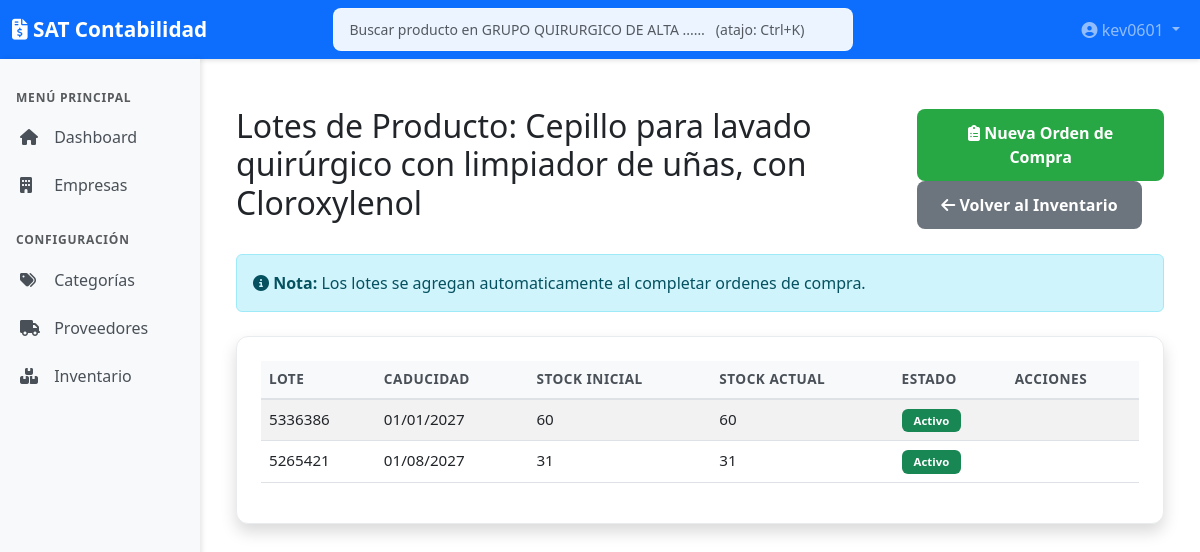
The app's page /companies/2/inventory/99/batches (signed in) with its own data.
### models.py (models this page shows, shortened)
class Company(db.Model):
    id = db.Column(db.Integer, primary_key=True)
    rfc = db.Column(db.String(13), unique=True, nullable=False)
    name = db.Column(db.String(128), nullable=False)
    postal_code = db.Column(db.String(5), nullable=True) # Código Postal (Lugar Expedición)
    logo_path = db.Column(db.String(512), nullable=True)  # Path to company logo
    fiel_cer_path = db.Column(db.String(256), nullable=True)
    fiel_key_path = db.Column(db.String(256), nullable=True)
    fiel_password_enc = db.Column(db.String(256), nullable=True) # Encrypted password
    created_at = db.Column(db.DateTime, default=datetime.utcnow)

class User(UserMixin, db.Model):
    __tablename__ = 'user'
    id = db.Column(db.Integer, primary_key=True)
    username = db.Column(db.String(64), unique=True, nullable=False, index=True)
    email = db.Column(db.String(120), unique=True, nullable=True, index=True)
    password_hash = db.Column(db.String(256))  # Larger for modern hash algorithms
    created_at = db.Column(db.DateTime, default=datetime.utcnow)
    last_login = db.Column(db.DateTime, nullable=True)
    is_active = db.Column(db.Boolean, default=True)
    is_admin = db.Column(db.Boolean, default=False)  # Admin can manage users and access all
    company_access = db.relationship('UserCompanyAccess', back_populates='user', cascade='all, delete-orphan')
    def has_any_perm(self, *perm_names):
        if self.is_admin:
            return True
        for access in self.company_access:
            for name in perm_names:
                if getattr(access, f'perm_{name}', False):
                    return True
        return False

class Product(db.Model):
    __tablename__ = 'product'
    id = db.Column(db.Integer, primary_key=True)
    company_id = db.Column(db.Integer, db.ForeignKey('company.id'), nullable=False)
    sku = db.Column(db.String(50), nullable=True)  # Código interno/barras
    name = db.Column(db.String(200), nullable=False)
    description = db.Column(db.Text)
    cost_price = db.Column(db.Float, default=0.0)  # Costo real (para valuación inventario)
    selling_price = db.Column(db.Float, default=0.0)  # Precio venta manual (override)
    profit_margin = db.Column(db.Float, default=0.0)  # Porcentaje de ganancia individual
    current_stock = db.Column(db.Integer, default=0)
    min_stock_level = db.Column(db.Integer, default=0)
    laboratory_id = db.Column(db.Integer, db.ForeignKey('laboratory.id'), nullable=True)
    preferred_supplier_id = db.Column(db.Integer, db.ForeignKey('supplier.id'), nullable=True)
    category_id = db.Column(db.Integer, db.ForeignKey('product_category.id'), nullable=True)
    packaging_type = db.Column(db.String(50), nullable=True)  # Caja, Paquete, Kit, Blister, etc.
    units_per_package = db.Column(db.Integer, default=1)  # Piezas por empaque
    sell_by = db.Column(db.String(10), default='UNIDAD')  # UNIDAD o PAQUETE
    active = db.Column(db.Boolean, default=True)
    created_at = db.Column(db.DateTime, default=datetime.utcnow)
    sanitary_registration = db.Column(db.String(100), nullable=True)  # Registro Sanitario
    is_controlled = db.Column(db.Boolean, default=False)  # Si es medicamento controlado (Fracción I, II, III)
    active_ingredient = db.Column(db.String(200), nullable=True)  # Principio activo
    presentation = db.Column(db.String(100), nullable=True)  # Presentación (e.g., Tabletas, Jarabe)
    therapeutic_group = db.Column(db.String(100), nullable=True)  # Grupo Terapéutico
    unit_measure = db.Column(db.String(20), default='PZA')  # PZA, CAJA, etc.
    company = db.relationship('Company', backref=db.backref('products', lazy=True))
    laboratory = db.relationship('Laboratory', backref=db.backref('products', lazy=True))
    preferred_supplier = db.relationship('Supplier', backref=db.backref('preferred_products', lazy=True))
    category = db.relationship('ProductCategory', backref=db.backref('products', lazy=True))

class ProductBatch(db.Model):
    __tablename__ = 'product_batch'
    id = db.Column(db.Integer, primary_key=True)
    product_id = db.Column(db.Integer, db.ForeignKey('product.id'), nullable=False)
    batch_number = db.Column(db.String(100), nullable=False) # Número de Lote
    expiration_date = db.Column(db.Date, nullable=False) # Fecha de Caducidad
    initial_stock = db.Column(db.Integer, default=0)
    current_stock = db.Column(db.Integer, default=0)
    sanitary_registration = db.Column(db.String(100), nullable=True) # Registro Sanitario del lote
    acquisition_date = db.Column(db.Date, default=datetime.utcnow)
    is_active = db.Column(db.Boolean, default=True) # Se desactiva si stock es 0 o caducado
    product = db.relationship('Product', backref=db.backref('batches', lazy=True, order_by='ProductBatch.expiration_date.asc()'))

### app.py (the view)
    @app.route('/companies/<int:company_id>/inventory/<int:product_id>/batches')
    @login_required
    def product_batches(company_id, product_id):
        company = Company.query.get_or_404(company_id)
        product = Product.query.get_or_404(product_id)
        if product.company_id != company_id:
            return redirect(url_for('inventory_list', company_id=company_id))
        today = now_mexico().date()
        batches = ProductBatch.query.filter_by(product_id=product_id).order_by(ProductBatch.expiration_date).all()
        return render_template('inventory/batches.html',
                             company=company,
                             product=product,
                             batches=batches,
                             today=today)

### utils/timezone_helper.py (called while the page is built)
def now_mexico():
    return datetime.now(MEXICO_TIMEZONE)

### templates/inventory/batches.html (shortened to what this page needs)
{% extends "base.html" %}
{% block content %}
<div class="container mt-4">
    <div class="d-flex justify-content-between align-items-center mb-4">
        <h2>Lotes de Producto: {{ product.name }}</h2>
        <div>
            <a href="{{ url_for('inventory_list', company_id=company.id, tab='orders') }}" class="btn btn-success">
                <i class="fas fa-clipboard-list"></i> Nueva Orden de Compra
            </a>
            <a href="{{ url_for('inventory_list', company_id=company.id) }}" class="btn btn-secondary">
                <i class="fas fa-arrow-left"></i> Volver al Inventario
            </a>
        </div>
    </div>
    <div class="alert alert-info mb-4">
        <i class="fas fa-info-circle"></i>
        <strong>Nota:</strong> Los lotes se agregan automaticamente al completar ordenes de compra.
    </div>
    <div class="card shadow">
        <div class="card-body">
            {% if batches %}
            <div class="table-responsive">
                <table class="table table-striped table-hover">
                    <thead>
                        <tr>
                            <th>Lote</th>
                            <th>Caducidad</th>
                            <th>Stock Inicial</th>
                            <th>Stock Actual</th>
                            <th>Estado</th>
                            <th>Acciones</th>
                        </tr>
                    </thead>
                    <tbody>
                        {% for batch in batches %}
                        <tr>
                            <td>{{ batch.batch_number }}</td>
                            <td>
                                {{ batch.expiration_date.strftime('%d/%m/%Y') }}
                            </td>
                            <td>{{ batch.initial_stock }}</td>
                            <td>{{ batch.current_stock }}</td>
                            <td>
                                {% if batch.is_active and batch.current_stock > 0 %}
                                <span class="badge bg-success">Activo</span>
                                {% else %}
                                <span class="badge bg-secondary">Inactivo</span>
                                {% endif %}
                            </td>
                            <td>
                                <button class="btn btn-sm btn-outline-primary" title="Ver Movimientos">
                                </button>
                            </td>
                        </tr>
                        {% endfor %}
                    </tbody>
                </table>
            </div>
            {% else %}
            <div class="alert alert-info">
                No hay lotes registrados para este producto.
            </div>
            {% endif %}
        </div>
    </div>
</div>
{% endblock %}

### templates/base.html (shortened to what this page needs)
<!DOCTYPE html>
<html lang="es">
<head>
    <link href="https://cdn.jsdelivr.net/npm/bootstrap@5.3.0/dist/css/bootstrap.min.css" rel="stylesheet">
    <link rel="stylesheet" href="https://cdnjs.cloudflare.com/ajax/libs/font-awesome/6.4.0/css/all.min.css">
    <link href="https://cdn.jsdelivr.net/npm/tom-select@2.3.1/dist/css/tom-select.bootstrap5.min.css" rel="stylesheet">
    <link rel="stylesheet" href="{{ url_for('static', filename='css/main.css') }}">
</head>
<body>
    <nav class="navbar navbar-expand-lg navbar-dark bg-primary">
        <div class="container-fluid">
            <a class="navbar-brand" href="/">
                <i class="fas fa-file-invoice-dollar"></i> SAT Contabilidad
            </a>
            <div class="collapse navbar-collapse" id="navbarNav">
                {% set _navbar_company = company or selected_company %}
                {% if _navbar_company and current_user.is_authenticated %}
                <div class="navbar-search-wrap mx-auto position-relative" style="min-width:280px; max-width:520px; flex:1;">
                    <input type="search" id="globalProductSearch"
                           class="form-control form-control-sm"
                           placeholder="Buscar producto en {{ _navbar_company.name|truncate(28, true) }}…   (atajo: Ctrl+K)"
                           autocomplete="off"
                           aria-label="Búsqueda global de productos"
                           data-company-id="{{ _navbar_company.id }}"
                           data-search-url="{{ url_for('api_global_product_search', company_id=_navbar_company.id) }}">
                </div>
                {% endif %}
                <ul class="navbar-nav ms-auto">
                    <li class="nav-item dropdown">
                        <a class="nav-link dropdown-toggle" href="#" id="navbarDropdown" role="button"
                            data-bs-toggle="dropdown" aria-expanded="false">
                            <i class="fas fa-user-circle"></i> {{ current_user.username }}
                        </a>
                    </li>
                </ul>
            </div>
        </div>
    </nav>
    <div class="container-fluid">
        <div class="row">
            <nav class="col-md-2 d-md-block bg-light sidebar vh-100 position-sticky top-0">
                <div class="position-sticky pt-3">
                    {% set nav_is_admin = current_user.is_authenticated and current_user.is_admin %}
                    <h6 class="sidebar-heading px-3 text-muted">
                        MENÚ PRINCIPAL
                    </h6>
                    <ul class="nav flex-column">
                        <li class="nav-item">
                            <a class="nav-link" href="/">
                                <i class="fas fa-home"></i> Dashboard
                            </a>
                        </li>
                        {% if nav_is_admin or current_user.company_access %}
                        <li class="nav-item">
                            <a class="nav-link" href="/companies">
                                <i class="fas fa-building"></i> Empresas
                            </a>
                        </li>
                        {% endif %}
                    </ul>
                    {% if has_any_perm('inventory', 'inventory_admin') %}
                    <h6 class="sidebar-heading px-3 mt-4 text-muted">
                        CONFIGURACIÓN
                    </h6>
                    <ul class="nav flex-column">
                        <li class="nav-item">
                            <a class="nav-link" href="/categories">
                                <i class="fas fa-tags"></i> Categorías
                            </a>
                        </li>
                        <li class="nav-item">
                            <a class="nav-link" href="/suppliers">
                                <i class="fas fa-truck"></i> Proveedores
                            </a>
                        </li>
                        <li class="nav-item">
                            <a class="nav-link" href="/inventory">
                                <i class="fas fa-boxes"></i> Inventario
                            </a>
                        </li>
                    </ul>
                    {% endif %}
                </div>
            </nav>
            <main class="col-md-10 ms-sm-auto px-md-4">
                <div class="py-4">
                    {% block content %}{% endblock %}
                </div>
            </main>
        </div>
    </div>
</body>
</html>

### static/css/main.css (style rules this page uses)
:root { --color-primary: #0d6efd; --color-success: #28a745; --color-danger: #dc3545; --color-warning: #ffc107; --color-info: #17a2b8; --color-dark: #343a40; --color-teal: #20c997; --color-purple: #7b3bb3; --shadow-sm: 0 2px 4px rgba(0,0,0,0.1); --shadow-md: 0 4px 12px rgba(0,0,0,0.15); --shadow-lg: 0 8px 24px rgba(0,0,0,0.2); }
.form-control, .form-select { border-radius: 8px; border: 2px solid #e9ecef; padding: 10px 15px; transition: all 0.3s ease; }
.btn { border-radius: 8px; padding: 12px 24px; font-weight: 600; transition: all 0.3s ease; border: none; }
.btn-success { background: #28a745; }
.btn-secondary { background: #6c757d; }
.table { font-size: 0.95rem; }
.table thead th { border-bottom: 2px solid #dee2e6; font-weight: 700; text-transform: uppercase; font-size: 0.85rem; letter-spacing: 0.5px; color: #495057; background: #f8f9fa; }
.table tbody tr { transition: all 0.2s ease; }
.sidebar { padding: 0; box-shadow: 2px 0 5px rgba(0,0,0,0.1); overflow-y: auto; max-height: 100vh; }
.sidebar .nav-link { color: #495057; padding: 12px 20px; border-radius: 0; transition: all 0.3s; font-weight: 500; }
.sidebar .nav-link i { margin-right: 10px; width: 20px; }
.sidebar-heading { font-size: 0.75rem; font-weight: 700; text-transform: uppercase; letter-spacing: 0.8px; margin-top: 1rem; color: #6c757d; }
.card { border-radius: 12px; margin-bottom: 1.5rem; border: 1px solid #e9ecef; box-shadow: var(--shadow-sm); }
.card-body { padding: 1.5rem; }
.badge { font-weight: 600; padding: 6px 12px; border-radius: 6px; }
.navbar { box-shadow: var(--shadow-sm); }
.navbar-brand { font-weight: 700; font-size: 1.3rem; }

### templates/base.html (style rules this page uses)
.navbar-search-wrap input[type="search"] { border-radius: 8px; background: rgba(255,255,255,0.92); border: 1px solid rgba(255,255,255,0.4); }

### records on screen
User: username "kev0601"
Product: name "Cepillo para lavado quirúrgico con limpiador de uñas, con Cloroxylenol"
ProductBatch: batch_number "5336386", expiration_date "01/01/2027", initial_stock "60", current_stock "60", is_active "Activo"
ProductBatch: batch_number "5265421", expiration_date "01/08/2027", initial_stock "31", current_stock "31", is_active "Activo"
